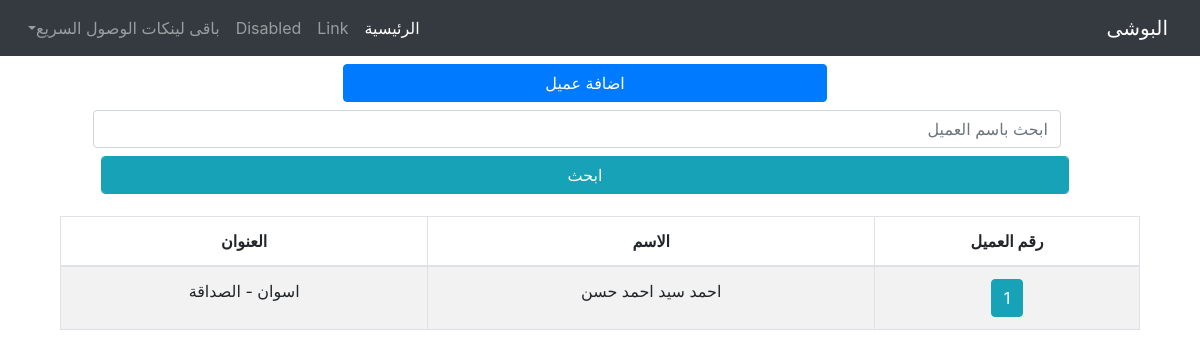
The app's page /client/, older data.
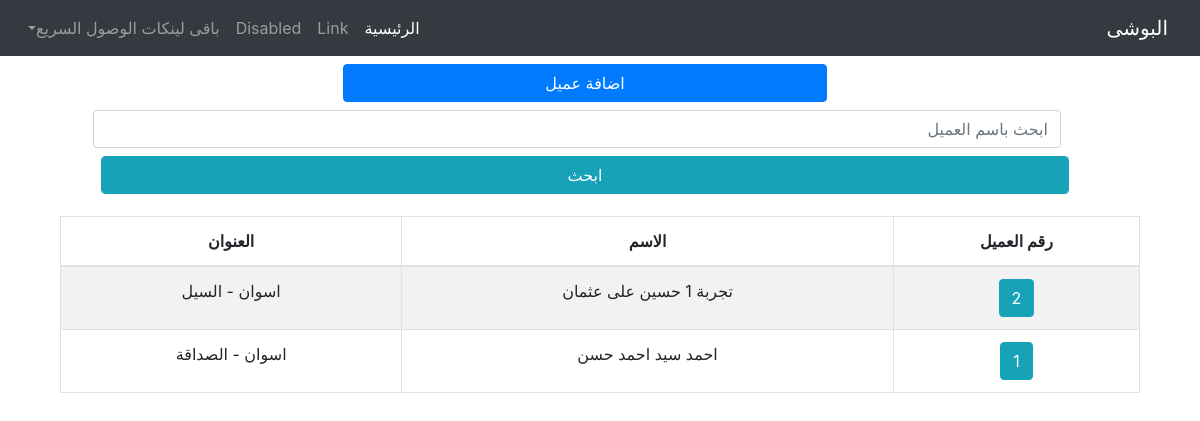
The same page, newer data.
### client/models.py (models this page shows, shortened)
class TimeStampMixin(models.Model):
    created_at      = models.DateTimeField(auto_now_add=True,null=True)
    updated_at      = models.DateTimeField(auto_now=True,null=True)

class Client(TimeStampMixin, models.Model):
    GENDER_CHOICES = [
        ('male', 'رجالى'),
        ('female', 'حريمى'),
    ]
    FName       = models.CharField(max_length=15, null=True, blank=True, verbose_name="الاسم الاول") # الاسم الاول
    SName       = models.CharField(max_length=15, null=True, blank=True, verbose_name="الاسم الثانى") # الاسم الثانى
    TName       = models.CharField(max_length=15, null=True, blank=True, verbose_name="الاسم الثالث") # الاسم الثالث
    LName       = models.CharField(max_length=15, null=True, blank=True, verbose_name="الاسم الرابع") # الاسم الرابع
    name        = models.CharField(max_length=60, null=True, blank=True, db_index=True,verbose_name="الاسم بالكامل") # الاسم بالكامل
    kindMale    = models.CharField(max_length=10, choices=GENDER_CHOICES, null=True, blank=True, verbose_name="نوع العميل", default="male" )
    book        = models.CharField(max_length=50, null=True, blank=True, verbose_name="اسم الدفتر")
    page        = models.IntegerField(null=True, blank=True, verbose_name="صفحة رقم")
    phone       = models.CharField(max_length=50, null=True, blank=True, db_index=True, verbose_name="رقم التليفون")
    address     = models.CharField(max_length=50, null=True, blank=True, verbose_name="العنوان")

class TimeStampMixin(models.Model):
    created_at      = models.DateTimeField(auto_now_add=True,null=True)
    updated_at      = models.DateTimeField(auto_now=True,null=True)

### client/views.py (the view)
# urls.py: path('', clientListView.as_view(), name="list"),
class clientListView(ListView):
    model = Client
    template_name = 'client/client_list.html'
    context_object_name = 'clients'
    def get_queryset(self):
        queryset = super().get_queryset()
        search_query = self.request.GET.get('q')
        if search_query:
            queryset = queryset.filter(
                Q(name__icontains=search_query)
            )
        queryset = queryset.order_by('-created_at')
        return queryset

### client/templates/client/client_list.html (shortened to what this page needs)
{% extends "homee/index.html" %}
{% block content %}
<div class="container-fluid">
    <div class="row mt-5 mb-3 bg-white w-100" style=" position: fixed; top: 0rem; display: inline-block; left: 0rem; z-index:2;">
        <div class="col-10 m-auto p-3 text-center">
            <a class="btn btn-primary w-50 m-auto" href="{% url "client:create" %}">اضافة عميل</a>
            <form class="form" action="#" method="GET" style="">
                <div class="">
                    <input name="q" class="form-control m-2" placeholder="ابحث باسم العميل">
                    <input type="submit" class="form-control btn btn-info" value="ابحث">
                </div>
            </form>
        </div>
    </div>
    <div class="row">
        <div class="col-12 mb-5" style="padding-top:6rem">
            <h1 class="text-right">قائمة العملاء</h1>
            <table class="table text-center table-striped table-hover table-bordered w-100" id="" style="">
                <thead>
                    <th>رقم العميل</th>
                    <th>الاسم</th>
                    <th>العنوان</th>
                </thead>
                <tbody>
                    {% for client in clients %}
                        <tr>
                            <td><a class="btn btn-info text-white"
                                href="#">{{ client.id }}</a></td>
                            <td>{{ client.name }}</td>
                            <td>{{ client.address }}</td>
                        </tr>
                    {% empty %}
                        <li>No client found.</li>
                    {% endfor %}
                </tbody>
            </table>
        </div>
    </div>
</div>
{% endblock %}

Row changes from the older to the newer data that the page shows:
added Client: id "2", name "تجربة 1 حسين على عثمان", address "اسوان - السيل"
